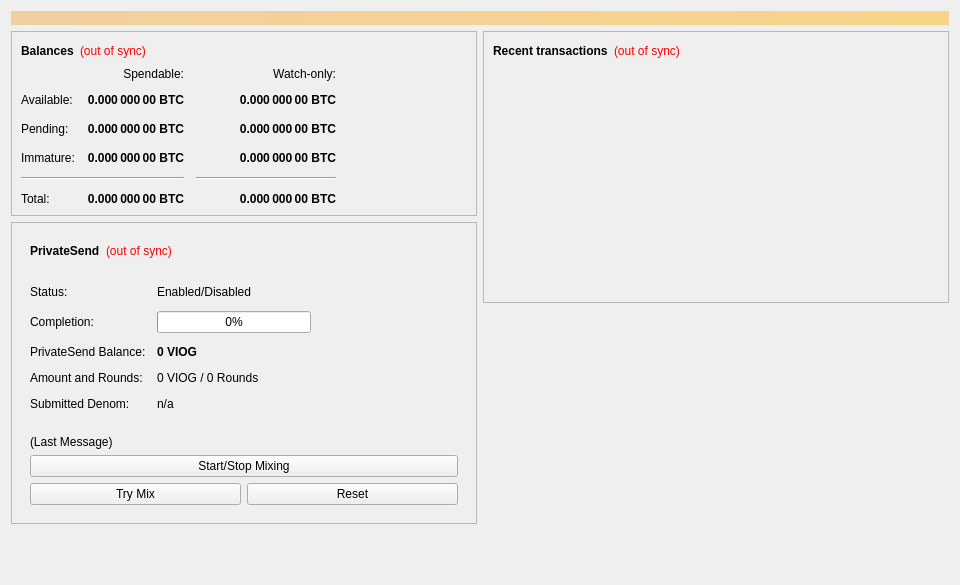
<?xml version="1.0" encoding="UTF-8"?>
<ui version="4.0">
 <class>OverviewPage</class>
 <widget class="QWidget" name="OverviewPage">
  <property name="geometry">
   <rect>
    <x>0</x>
    <y>0</y>
    <width>960</width>
    <height>585</height>
   </rect>
  </property>
  <property name="minimumSize">
   <size>
    <width>960</width>
    <height>0</height>
   </size>
  </property>
  <property name="windowTitle">
   <string>Form</string>
  </property>
  <layout class="QVBoxLayout" name="topLayout">
   <item>
    <widget class="QLabel" name="labelAlerts">
     <property name="visible">
      <bool>false</bool>
     </property>
     <property name="styleSheet">
      <string notr="true">background-color: qlineargradient(x1: 0, y1: 0, x2: 1, y2: 0, stop:0 #F0D0A0, stop:1 #F8D488); color:#000000;</string>
     </property>
     <property name="wordWrap">
      <bool>true</bool>
     </property>
     <property name="margin">
      <number>3</number>
     </property>
    </widget>
   </item>
   <item>
    <layout class="QHBoxLayout" name="horizontalLayout" stretch="1,1">
     <item>
      <layout class="QVBoxLayout" name="verticalLayout_2">
       <item>
        <widget class="QFrame" name="frame">
         <property name="frameShape">
          <enum>QFrame::StyledPanel</enum>
         </property>
         <property name="frameShadow">
          <enum>QFrame::Raised</enum>
         </property>
         <layout class="QVBoxLayout" name="verticalLayout_4">
          <item>
           <layout class="QHBoxLayout" name="horizontalLayout_4">
            <item>
             <widget class="QLabel" name="label_5">
              <property name="font">
               <font>
                <weight>75</weight>
                <bold>true</bold>
               </font>
              </property>
              <property name="text">
               <string>Balances</string>
              </property>
             </widget>
            </item>
            <item>
             <widget class="QLabel" name="labelWalletStatus">
              <property name="toolTip">
               <string>The displayed information may be out of date. Your wallet automatically synchronizes with the VIOG network after a connection is established, but this process has not completed yet.</string>
              </property>
              <property name="styleSheet">
               <string notr="true">QLabel { color: red; }</string>
              </property>
              <property name="text">
               <string notr="true">(out of sync)</string>
              </property>
              <property name="alignment">
               <set>Qt::AlignLeading|Qt::AlignLeft|Qt::AlignVCenter</set>
              </property>
             </widget>
            </item>
            <item>
             <spacer name="horizontalSpacer_3">
              <property name="orientation">
               <enum>Qt::Horizontal</enum>
              </property>
              <property name="sizeHint" stdset="0">
               <size>
                <width>40</width>
                <height>20</height>
               </size>
              </property>
             </spacer>
            </item>
           </layout>
          </item>
          <item>
           <layout class="QGridLayout" name="gridLayout">
            <property name="spacing">
             <number>12</number>
            </property>
            <item row="2" column="2">
             <widget class="QLabel" name="labelWatchPending">
              <property name="font">
               <font>
                <weight>75</weight>
                <bold>true</bold>
               </font>
              </property>
              <property name="cursor">
               <cursorShape>IBeamCursor</cursorShape>
              </property>
              <property name="toolTip">
               <string>Unconfirmed transactions to watch-only addresses</string>
              </property>
              <property name="text">
               <string notr="true">0.000 000 00 BTC</string>
              </property>
              <property name="alignment">
               <set>Qt::AlignRight|Qt::AlignTrailing|Qt::AlignVCenter</set>
              </property>
              <property name="textInteractionFlags">
               <set>Qt::LinksAccessibleByMouse|Qt::TextSelectableByKeyboard|Qt::TextSelectableByMouse</set>
              </property>
             </widget>
            </item>
            <item row="2" column="1">
             <widget class="QLabel" name="labelUnconfirmed">
              <property name="font">
               <font>
                <weight>75</weight>
                <bold>true</bold>
               </font>
              </property>
              <property name="cursor">
               <cursorShape>IBeamCursor</cursorShape>
              </property>
              <property name="toolTip">
               <string>Total of transactions that have yet to be confirmed, and do not yet count toward the spendable balance</string>
              </property>
              <property name="text">
               <string notr="true">0.000 000 00 BTC</string>
              </property>
              <property name="alignment">
               <set>Qt::AlignRight|Qt::AlignTrailing|Qt::AlignVCenter</set>
              </property>
              <property name="textInteractionFlags">
               <set>Qt::LinksAccessibleByMouse|Qt::TextSelectableByKeyboard|Qt::TextSelectableByMouse</set>
              </property>
             </widget>
            </item>
            <item row="3" column="2">
             <widget class="QLabel" name="labelWatchImmature">
              <property name="font">
               <font>
                <weight>75</weight>
                <bold>true</bold>
               </font>
              </property>
              <property name="cursor">
               <cursorShape>IBeamCursor</cursorShape>
              </property>
              <property name="toolTip">
               <string>Mined balance in watch-only addresses that has not yet matured</string>
              </property>
              <property name="text">
               <string notr="true">0.000 000 00 BTC</string>
              </property>
              <property name="alignment">
               <set>Qt::AlignRight|Qt::AlignTrailing|Qt::AlignVCenter</set>
              </property>
              <property name="textInteractionFlags">
               <set>Qt::LinksAccessibleByMouse|Qt::TextSelectableByKeyboard|Qt::TextSelectableByMouse</set>
              </property>
             </widget>
            </item>
            <item row="4" column="0" colspan="2">
             <widget class="Line" name="lineSpendableBalance">
              <property name="orientation">
               <enum>Qt::Horizontal</enum>
              </property>
             </widget>
            </item>
            <item row="4" column="2">
             <widget class="Line" name="lineWatchBalance">
              <property name="sizePolicy">
               <sizepolicy hsizetype="Preferred" vsizetype="Fixed">
                <horstretch>0</horstretch>
                <verstretch>0</verstretch>
               </sizepolicy>
              </property>
              <property name="minimumSize">
               <size>
                <width>140</width>
                <height>0</height>
               </size>
              </property>
              <property name="orientation">
               <enum>Qt::Horizontal</enum>
              </property>
             </widget>
            </item>
            <item row="5" column="0">
             <widget class="QLabel" name="labelTotalText">
              <property name="text">
               <string>Total:</string>
              </property>
             </widget>
            </item>
            <item row="3" column="1">
             <widget class="QLabel" name="labelImmature">
              <property name="font">
               <font>
                <weight>75</weight>
                <bold>true</bold>
               </font>
              </property>
              <property name="cursor">
               <cursorShape>IBeamCursor</cursorShape>
              </property>
              <property name="toolTip">
               <string>Mined balance that has not yet matured</string>
              </property>
              <property name="text">
               <string notr="true">0.000 000 00 BTC</string>
              </property>
              <property name="alignment">
               <set>Qt::AlignRight|Qt::AlignTrailing|Qt::AlignVCenter</set>
              </property>
              <property name="textInteractionFlags">
               <set>Qt::LinksAccessibleByMouse|Qt::TextSelectableByKeyboard|Qt::TextSelectableByMouse</set>
              </property>
             </widget>
            </item>
            <item row="2" column="3">
             <spacer name="horizontalSpacer_2">
              <property name="orientation">
               <enum>Qt::Horizontal</enum>
              </property>
              <property name="sizeHint" stdset="0">
               <size>
                <width>40</width>
                <height>20</height>
               </size>
              </property>
             </spacer>
            </item>
            <item row="3" column="0">
             <widget class="QLabel" name="labelImmatureText">
              <property name="text">
               <string>Immature:</string>
              </property>
             </widget>
            </item>
            <item row="5" column="1">
             <widget class="QLabel" name="labelTotal">
              <property name="font">
               <font>
                <weight>75</weight>
                <bold>true</bold>
               </font>
              </property>
              <property name="cursor">
               <cursorShape>IBeamCursor</cursorShape>
              </property>
              <property name="toolTip">
               <string>Your current total balance</string>
              </property>
              <property name="text">
               <string notr="true">0.000 000 00 BTC</string>
              </property>
              <property name="alignment">
               <set>Qt::AlignRight|Qt::AlignTrailing|Qt::AlignVCenter</set>
              </property>
              <property name="textInteractionFlags">
               <set>Qt::LinksAccessibleByMouse|Qt::TextSelectableByKeyboard|Qt::TextSelectableByMouse</set>
              </property>
             </widget>
            </item>
            <item row="5" column="2">
             <widget class="QLabel" name="labelWatchTotal">
              <property name="font">
               <font>
                <weight>75</weight>
                <bold>true</bold>
               </font>
              </property>
              <property name="cursor">
               <cursorShape>IBeamCursor</cursorShape>
              </property>
              <property name="toolTip">
               <string>Current total balance in watch-only addresses</string>
              </property>
              <property name="text">
               <string notr="true">0.000 000 00 BTC</string>
              </property>
              <property name="alignment">
               <set>Qt::AlignRight|Qt::AlignTrailing|Qt::AlignVCenter</set>
              </property>
              <property name="textInteractionFlags">
               <set>Qt::LinksAccessibleByMouse|Qt::TextSelectableByKeyboard|Qt::TextSelectableByMouse</set>
              </property>
             </widget>
            </item>
            <item row="0" column="2">
             <widget class="QLabel" name="labelWatchonly">
              <property name="text">
               <string>Watch-only:</string>
              </property>
              <property name="alignment">
               <set>Qt::AlignRight|Qt::AlignTrailing|Qt::AlignVCenter</set>
              </property>
             </widget>
            </item>
            <item row="1" column="0">
             <widget class="QLabel" name="labelBalanceText">
              <property name="text">
               <string>Available:</string>
              </property>
             </widget>
            </item>
            <item row="1" column="1">
             <widget class="QLabel" name="labelBalance">
              <property name="font">
               <font>
                <weight>75</weight>
                <bold>true</bold>
               </font>
              </property>
              <property name="cursor">
               <cursorShape>IBeamCursor</cursorShape>
              </property>
              <property name="toolTip">
               <string>Your current spendable balance</string>
              </property>
              <property name="text">
               <string notr="true">0.000 000 00 BTC</string>
              </property>
              <property name="alignment">
               <set>Qt::AlignRight|Qt::AlignTrailing|Qt::AlignVCenter</set>
              </property>
              <property name="textInteractionFlags">
               <set>Qt::LinksAccessibleByMouse|Qt::TextSelectableByKeyboard|Qt::TextSelectableByMouse</set>
              </property>
             </widget>
            </item>
            <item row="1" column="2">
             <widget class="QLabel" name="labelWatchAvailable">
              <property name="font">
               <font>
                <weight>75</weight>
                <bold>true</bold>
               </font>
              </property>
              <property name="cursor">
               <cursorShape>IBeamCursor</cursorShape>
              </property>
              <property name="toolTip">
               <string>Your current balance in watch-only addresses</string>
              </property>
              <property name="text">
               <string notr="true">0.000 000 00 BTC</string>
              </property>
              <property name="alignment">
               <set>Qt::AlignRight|Qt::AlignTrailing|Qt::AlignVCenter</set>
              </property>
              <property name="textInteractionFlags">
               <set>Qt::LinksAccessibleByMouse|Qt::TextSelectableByKeyboard|Qt::TextSelectableByMouse</set>
              </property>
             </widget>
            </item>
            <item row="2" column="0">
             <widget class="QLabel" name="labelPendingText">
              <property name="text">
               <string>Pending:</string>
              </property>
             </widget>
            </item>
            <item row="0" column="1">
             <widget class="QLabel" name="labelSpendable">
              <property name="text">
               <string>Spendable:</string>
              </property>
              <property name="alignment">
               <set>Qt::AlignRight|Qt::AlignTrailing|Qt::AlignVCenter</set>
              </property>
             </widget>
            </item>
           </layout>
          </item>
         </layout>
        </widget>
       </item>
       <item>
        <widget class="QFrame" name="framePrivateSend">
         <property name="layoutDirection">
          <enum>Qt::LeftToRight</enum>
         </property>
         <property name="frameShape">
          <enum>QFrame::StyledPanel</enum>
         </property>
         <property name="frameShadow">
          <enum>QFrame::Raised</enum>
         </property>
         <layout class="QVBoxLayout" name="VerticalLayout_PS1">
          <item>
           <widget class="QWidget" name="layoutWidgetPrivateSendHeader">
            <layout class="QHBoxLayout" name="horizontalLayout_5">
             <item>
              <widget class="QLabel" name="labelPrivateSendHeader">
               <property name="font">
                <font>
                 <weight>75</weight>
                 <bold>true</bold>
                </font>
               </property>
               <property name="text">
                <string>PrivateSend</string>
               </property>
              </widget>
             </item>
             <item>
              <widget class="QLabel" name="labelPrivateSendSyncStatus">
               <property name="toolTip">
                <string>The displayed information may be out of date. Your wallet automatically synchronizes with the VIOG network after a connection is established, but this process has not completed yet.</string>
               </property>
               <property name="styleSheet">
                <string notr="true">QLabel { color: red; }</string>
               </property>
               <property name="text">
                <string notr="true">(out of sync)</string>
               </property>
               <property name="alignment">
                <set>Qt::AlignLeading|Qt::AlignLeft|Qt::AlignVCenter</set>
               </property>
              </widget>
             </item>
             <item>
              <spacer name="horizontalSpacer_4">
               <property name="orientation">
                <enum>Qt::Horizontal</enum>
               </property>
               <property name="sizeHint" stdset="0">
                <size>
                 <width>40</width>
                 <height>20</height>
                </size>
               </property>
              </spacer>
             </item>
            </layout>
           </widget>
          </item>
          <item>
           <widget class="QWidget" name="privateSendFormLayoutWidget">
            <layout class="QFormLayout" name="privateSendFormLayout">
             <property name="fieldGrowthPolicy">
              <enum>QFormLayout::AllNonFixedFieldsGrow</enum>
             </property>
             <property name="horizontalSpacing">
              <number>11</number>
             </property>
             <property name="verticalSpacing">
              <number>12</number>
             </property>
             <item row="0" column="0">
              <widget class="QLabel" name="labelPrivateSendEnabledText">
               <property name="text">
                <string>Status:</string>
               </property>
              </widget>
             </item>
             <item row="0" column="1">
              <widget class="QLabel" name="labelPrivateSendEnabled">
               <property name="text">
                <string>Enabled/Disabled</string>
               </property>
              </widget>
             </item>
             <item row="1" column="0">
              <widget class="QLabel" name="labelCompletitionText">
               <property name="text">
                <string>Completion:</string>
               </property>
              </widget>
             </item>
             <item row="1" column="1">
              <widget class="QProgressBar" name="privateSendProgress">
               <property name="maximumSize">
                <size>
                 <width>154</width>
                 <height>16777215</height>
                </size>
               </property>
               <property name="value">
                <number>0</number>
               </property>
              </widget>
             </item>
             <item row="2" column="0">
              <widget class="QLabel" name="labelAnonymizedText">
               <property name="text">
                <string>PrivateSend Balance:</string>
               </property>
              </widget>
             </item>
             <item row="2" column="1">
              <widget class="QLabel" name="labelAnonymized">
               <property name="font">
                <font>
                 <weight>75</weight>
                 <bold>true</bold>
                </font>
               </property>
               <property name="text">
                <string notr="true">0 VIOG</string>
               </property>
              </widget>
             </item>
             <item row="3" column="0">
              <widget class="QLabel" name="labelAmountAndRoundsText">
               <property name="text">
                <string>Amount and Rounds:</string>
               </property>
              </widget>
             </item>
             <item row="3" column="1">
              <widget class="QLabel" name="labelAmountRounds">
               <property name="text">
                <string>0 VIOG / 0 Rounds</string>
               </property>
              </widget>
             </item>
             <item row="4" column="0">
              <widget class="QLabel" name="labelSubmittedDenomText">
               <property name="text">
                <string>Submitted Denom:</string>
               </property>
              </widget>
             </item>
             <item row="4" column="1">
              <widget class="QLabel" name="labelSubmittedDenom">
               <property name="toolTip">
                <string>The denominations you submitted to the Masternode.&lt;br&gt;To mix, other users must submit the exact same denominations.</string>
               </property>
               <property name="text">
                <string>n/a</string>
               </property>
              </widget>
             </item>
            </layout>
           </widget>
          </item>
          <item>
           <widget class="QWidget" name="layoutWidgetLastMessageAndButtons">
            <layout class="QVBoxLayout" name="VerticalLayout_PS">
             <item>
              <widget class="QLabel" name="labelPrivateSendLastMessage">
               <property name="text">
                <string>(Last Message)</string>
               </property>
               <property name="alignment">
                <set>Qt::AlignLeading|Qt::AlignLeft|Qt::AlignTop</set>
               </property>
               <property name="wordWrap">
                <bool>true</bool>
               </property>
              </widget>
             </item>
             <item>
              <widget class="QPushButton" name="togglePrivateSend">
               <property name="sizePolicy">
                <sizepolicy hsizetype="MinimumExpanding" vsizetype="Fixed">
                 <horstretch>0</horstretch>
                 <verstretch>0</verstretch>
                </sizepolicy>
               </property>
               <property name="text">
                <string>Start/Stop Mixing</string>
               </property>
              </widget>
             </item>
             <item>
              <layout class="QHBoxLayout" name="horizontalLayout_debugbuttons">
               <item>
                <widget class="QPushButton" name="privateSendAuto">
                 <property name="sizePolicy">
                  <sizepolicy hsizetype="MinimumExpanding" vsizetype="Fixed">
                   <horstretch>0</horstretch>
                   <verstretch>0</verstretch>
                  </sizepolicy>
                 </property>
                 <property name="toolTip">
                  <string>Try to manually submit a PrivateSend request.</string>
                 </property>
                 <property name="text">
                  <string>Try Mix</string>
                 </property>
                </widget>
               </item>
               <item>
                <widget class="QPushButton" name="privateSendReset">
                 <property name="sizePolicy">
                  <sizepolicy hsizetype="MinimumExpanding" vsizetype="Fixed">
                   <horstretch>0</horstretch>
                   <verstretch>0</verstretch>
                  </sizepolicy>
                 </property>
                 <property name="toolTip">
                  <string>Reset the current status of PrivateSend (can interrupt PrivateSend if it's in the process of Mixing, which can cost you money!)</string>
                 </property>
                 <property name="autoFillBackground">
                  <bool>false</bool>
                 </property>
                 <property name="text">
                  <string>Reset</string>
                 </property>
                </widget>
               </item>
              </layout>
             </item>
            </layout>
           </widget>
          </item>
         </layout>
        </widget>
       </item>
       <item>
        <spacer name="verticalSpacer">
         <property name="orientation">
          <enum>Qt::Vertical</enum>
         </property>
         <property name="sizeHint" stdset="0">
          <size>
           <width>20</width>
           <height>40</height>
          </size>
         </property>
        </spacer>
       </item>
      </layout>
     </item>
     <item>
      <layout class="QVBoxLayout" name="verticalLayout_3">
       <item>
        <widget class="QFrame" name="frame_2">
         <property name="frameShape">
          <enum>QFrame::StyledPanel</enum>
         </property>
         <property name="frameShadow">
          <enum>QFrame::Raised</enum>
         </property>
         <layout class="QVBoxLayout" name="verticalLayout">
          <item>
           <layout class="QHBoxLayout" name="horizontalLayout_2">
            <item>
             <widget class="QLabel" name="label_4">
              <property name="font">
               <font>
                <weight>75</weight>
                <bold>true</bold>
               </font>
              </property>
              <property name="text">
               <string>Recent transactions</string>
              </property>
             </widget>
            </item>
            <item>
             <widget class="QLabel" name="labelTransactionsStatus">
              <property name="toolTip">
               <string>The displayed information may be out of date. Your wallet automatically synchronizes with the VIOG network after a connection is established, but this process has not completed yet.</string>
              </property>
              <property name="styleSheet">
               <string notr="true">QLabel { color: red; }</string>
              </property>
              <property name="text">
               <string notr="true">(out of sync)</string>
              </property>
              <property name="alignment">
               <set>Qt::AlignLeading|Qt::AlignLeft|Qt::AlignVCenter</set>
              </property>
             </widget>
            </item>
            <item>
             <spacer name="horizontalSpacer">
              <property name="orientation">
               <enum>Qt::Horizontal</enum>
              </property>
              <property name="sizeHint" stdset="0">
               <size>
                <width>40</width>
                <height>20</height>
               </size>
              </property>
             </spacer>
            </item>
           </layout>
          </item>
          <item>
           <widget class="QListView" name="listTransactions">
            <property name="styleSheet">
             <string notr="true">QListView { background: transparent; }</string>
            </property>
            <property name="frameShape">
             <enum>QFrame::NoFrame</enum>
            </property>
            <property name="verticalScrollBarPolicy">
             <enum>Qt::ScrollBarAlwaysOff</enum>
            </property>
            <property name="horizontalScrollBarPolicy">
             <enum>Qt::ScrollBarAlwaysOff</enum>
            </property>
            <property name="selectionMode">
             <enum>QAbstractItemView::NoSelection</enum>
            </property>
           </widget>
          </item>
         </layout>
        </widget>
       </item>
       <item>
        <spacer name="verticalSpacer_2">
         <property name="orientation">
          <enum>Qt::Vertical</enum>
         </property>
         <property name="sizeHint" stdset="0">
          <size>
           <width>20</width>
           <height>40</height>
          </size>
         </property>
        </spacer>
       </item>
      </layout>
     </item>
    </layout>
   </item>
  </layout>
 </widget>
 <resources/>
 <connections/>
</ui>
